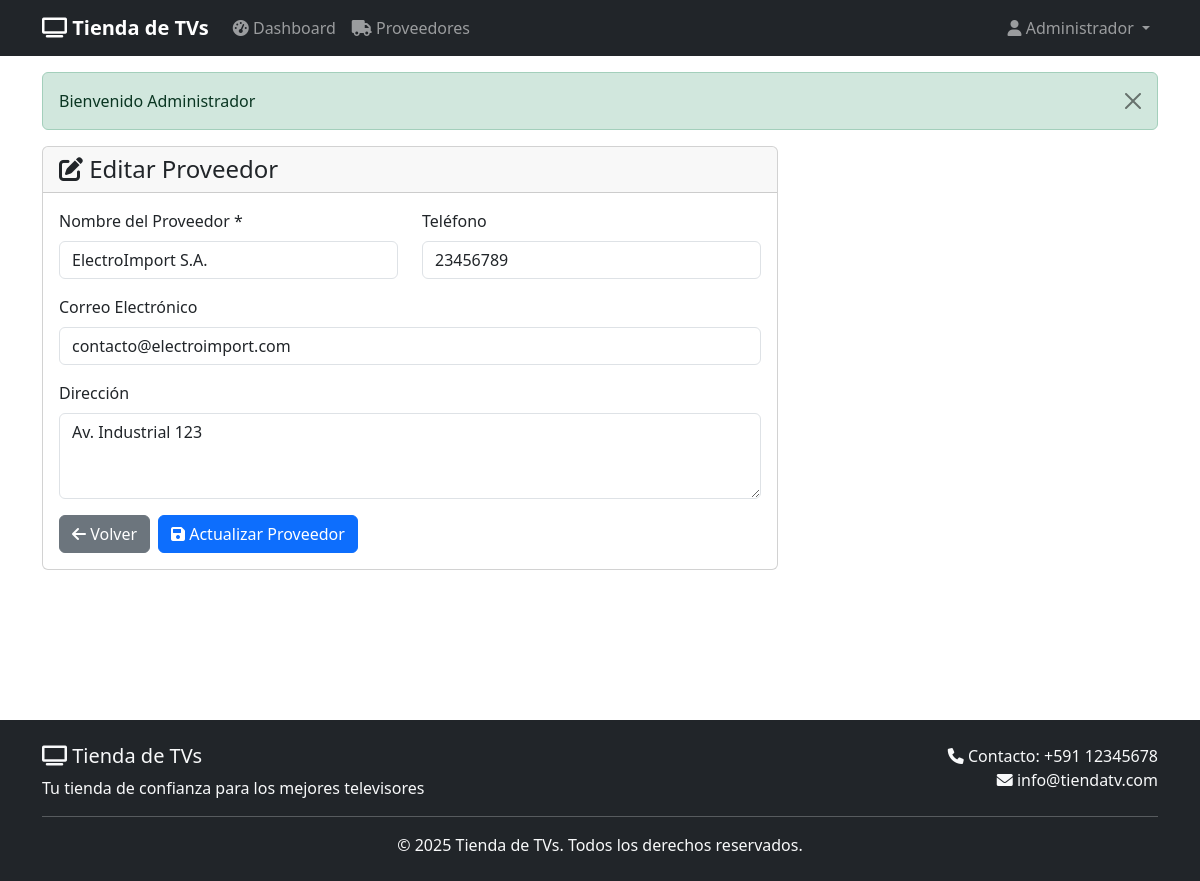
Screenshot of /?c=ProveedoresController&a=editar&id=1 (signed in) with the database file from the repository.
### tables this page shows
CREATE TABLE proveedor (
  id_proveedor INT AUTO_INCREMENT PRIMARY KEY,
  nombre VARCHAR(100) NOT NULL,
  telefono VARCHAR(20),
  direccion VARCHAR(150),
  correo VARCHAR(100)
);

### core/Conectar.php (called while the page is built, shortened)
<?php
class Conectar
{
    private $driver = "mysql";
    private $host = "127.0.0.1";
    private $port = "3306";
    private $user = "root";
    private $pass = "12345";
    private $database = "bd_televisor";
    public function conexionPDO()
    {
        $pdo = null;
        if ($this->driver == "mysql" || $this->driver == null) {
            try {
                $pdo = new PDO(
                    'mysql:host=' . $this->host . ';port=' . $this->port . ';dbname=' . $this->database . '',
                    $this->user,
                    $this->pass,
                    array(PDO::MYSQL_ATTR_INIT_COMMAND => "SET NAMES utf8")
                );
                $pdo->setAttribute(PDO::ATTR_ERRMODE, PDO::ERRMODE_EXCEPTION);
            } catch (\PDOException $e) {
                throw new \PDOException($e->getMessage(), (int) $e->getCode());
            }
        }
        return $pdo;
    }
}

### models/ProveedorModel.php (called while the page is built, shortened)
<?php
require_once ROOT_CORE . '/Model.php';
class ProveedorModel extends Model
{
    protected $table = 'proveedor';
    public function getById($id)
    {
        $sql = "SELECT * FROM {$this->table} WHERE id_proveedor = ?";
        $stmt = $this->executeQuery($sql, [$id]);
        return $stmt ? $stmt->fetch(PDO::FETCH_ASSOC) : false;
    }
}

### core/Model.php (called while the page is built, shortened)
<?php
require_once 'Conectar.php';
class Model {
    protected $db;
    public function __construct() {
        $conectar = new Conectar();
        $this->db = $conectar->conexionPDO();
    }
    protected function executeQuery($sql, $params = []) {
        try {
            $stmt = $this->db->prepare($sql);
            $stmt->execute($params);
            return $stmt;
        } catch (PDOException $e) {
            error_log("Error en consulta: " . $e->getMessage());
            return false;
        }
    }
}
?>

### views/admin/proveedores/editar.php (the view, shortened to what this page needs)
<?php
include __DIR__ . '/../../layouts/header.php';
?>
<div class="row">
    <div class="col-md-8">
        <div class="card">
            <div class="card-header">
                <h4 class="card-title mb-0">
                    <i class="fas fa-edit"></i> Editar Proveedor
                </h4>
            </div>
            <div class="card-body">
                <form action="<?php echo HTTP_BASE; ?>/?c=ProveedoresController&a=editar&id=<?php echo $proveedor['id_proveedor']; ?>" method="POST">
                    <div class="row">
                        <div class="col-md-6">
                            <div class="mb-3">
                                <label for="nombre" class="form-label">Nombre del Proveedor *</label>
                                <input type="text" class="form-control" id="nombre" name="nombre"
                                    value="<?php echo $proveedor['nombre']; ?>" required>
                            </div>
                        </div>
                        <div class="col-md-6">
                            <div class="mb-3">
                                <label for="telefono" class="form-label">Teléfono</label>
                                <input type="tel" class="form-control" id="telefono" name="telefono"
                                    value="<?php echo $proveedor['telefono']; ?>">
                            </div>
                        </div>
                    </div>
                    <div class="mb-3">
                        <label for="correo" class="form-label">Correo Electrónico</label>
                        <input type="email" class="form-control" id="correo" name="correo"
                            value="<?php echo $proveedor['correo']; ?>">
                    </div>
                    <div class="mb-3">
                        <label for="direccion" class="form-label">Dirección</label>
                        <textarea class="form-control" id="direccion" name="direccion" rows="3"><?php echo $proveedor['direccion']; ?></textarea>
                    </div>
                    <div class="d-flex gap-2">
                        <a href="<?php echo HTTP_BASE; ?>/?c=ProveedoresController&a=index" class="btn btn-secondary">
                            <i class="fas fa-arrow-left"></i> Volver
                        </a>
                        <button type="submit" class="btn btn-primary">
                            <i class="fas fa-save"></i> Actualizar Proveedor
                        </button>
                    </div>
                </form>
            </div>
        </div>
    </div>
</div>
<?php include __DIR__ . '/../../layouts/footer.php'; ?>

### views/layouts/header.php (style rules this page uses)
body { margin: 0; padding: 0; }

### rows the page displays
proveedor: nombre "ElectroImport S.A.", telefono "23456789", correo "contacto@electroimport.com", direccion "Av. Industrial 123"

### other values shown
$_SESSION['usuario']['nombre'] "Administrador"
$_SESSION['success'] "Bienvenido Administrador"
